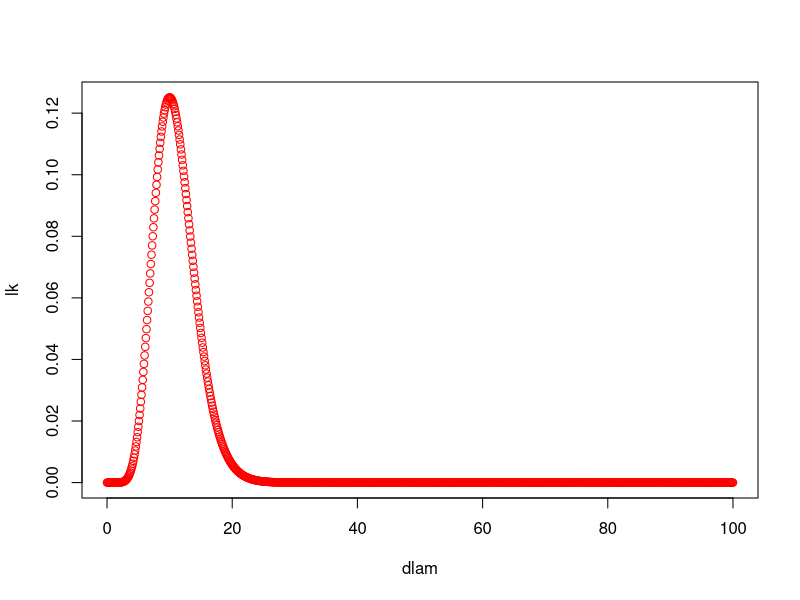

This figure's R source:
#Using a poisson likelihood:


#data section begins

x1<-10#events are observed
#and the observation interval is unit time or space

#data section ends

#the likelihood function for an observed data, x1 in the unit interval is, is given by

PoisLik<-function(lam,x1){
  lk<-(lam^x1)*exp(-lam)/factorial(x1)
  return (lk)
}

#Now we can look to find the value of the parameter 'p' for which the above likelihood function is maximum or (-likelihood is minimum):

# we can in the meanwhile plot and check the parameter value where the function might achieve its maximum:
dp<-0.1
lk<-array(0,integer(100/dp))
i=1
max1<- -10
lmax<-0
for(lam in seq(0,100,0.1)){
  lk[i]<-PoisLik(lam,x1)
  if(lk[i]>max1){
    max1<-lk[i]
    lmax<-lam
  }
  i=i+1
}
print(c(lmax,max1))
dlam<-seq(0,100,dp)
plot(dlam,lk,type='b',col='red')

#calculating where the maximum is reached can be tricky:
